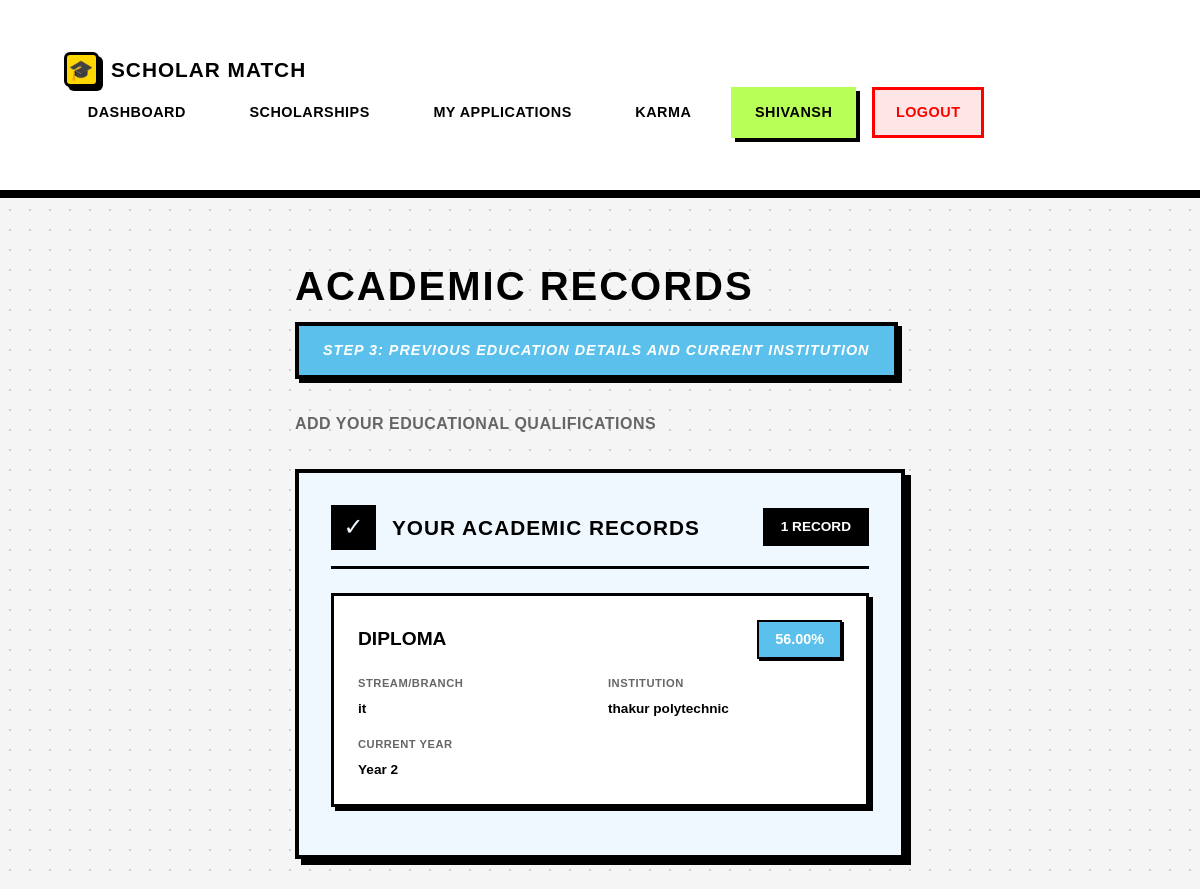
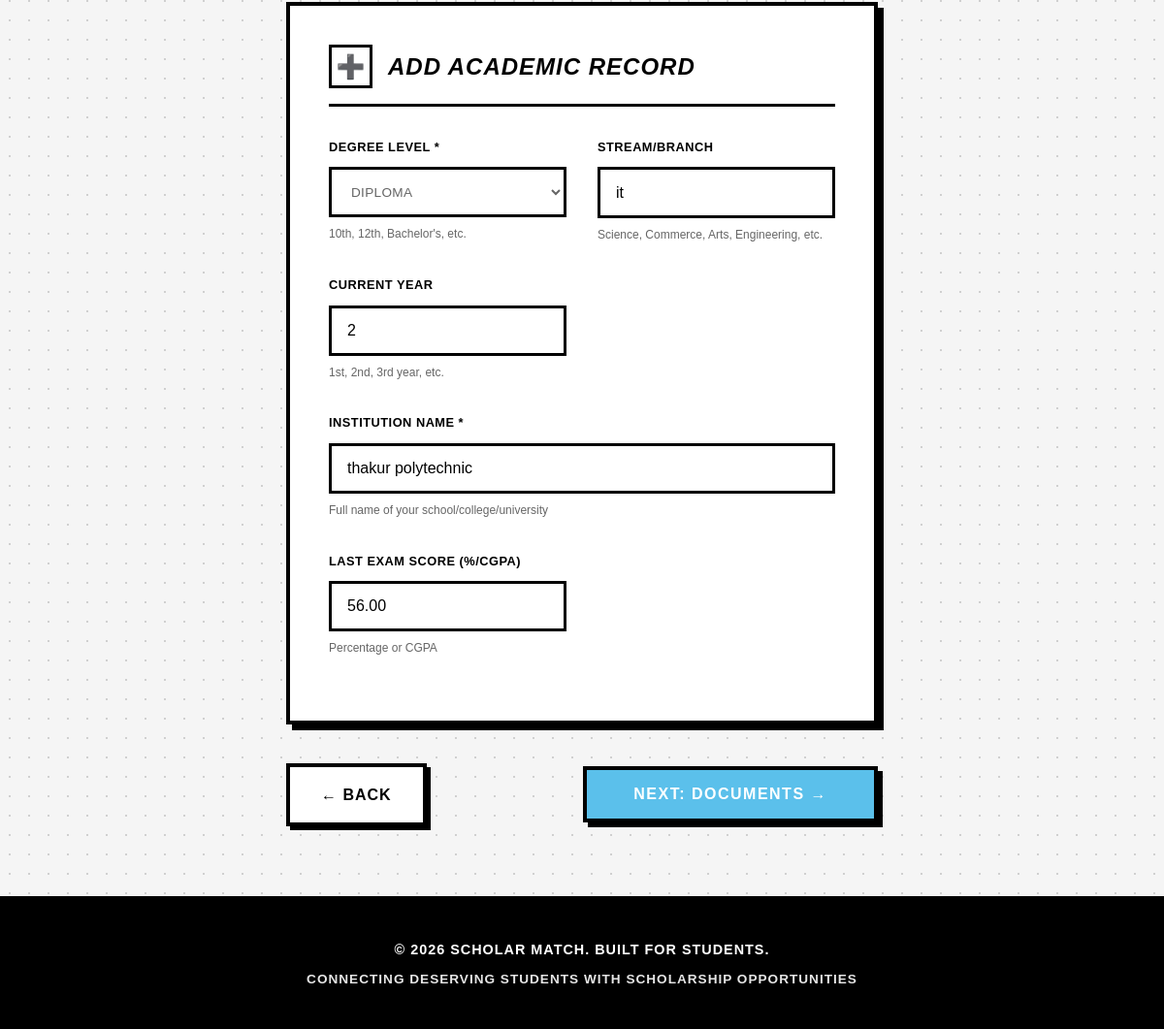
Page /accounts/otr/step4/ (signed in) on the committed database (2 pictures, top to bottom).
### users/models.py (models this page shows, shortened)
class User(AbstractUser):
    is_student = models.BooleanField(default=True)
    is_moderator = models.BooleanField(default=False)
    is_organization = models.BooleanField(default=False)

class AcademicRecord(models.Model):
    student = models.ForeignKey(StudentProfile, on_delete=models.CASCADE, related_name='academic_records')
    degree_level = models.CharField(max_length=50, choices=[
        ('10th', '10th Grade'),
        ('12th', '12th Grade'),
        ('Diploma', 'Diploma'),
        ('UG', 'Undergraduate'),
        ('PG', 'Postgraduate'),
        ('PhD', 'Doctorate')
    ])
    stream = models.CharField(max_length=100, blank=True, help_text="E.g., Science, Commerce, Engineering")
    institution_name = models.CharField(max_length=255)
    current_year = models.IntegerField(null=True, blank=True, help_text="Current year of study")
    last_exam_score = models.DecimalField(max_digits=5, decimal_places=2, null=True, blank=True, help_text="Percentage or CGPA")

### users/otr_views.py (the view)
# urls.py: path('otr/step4/',        otr_views.otr_step4,        name='otr_step4'),
@login_required
def otr_step4(request):
    profile = request.user.studentprofile
    existing_records = profile.academic_records.all()
    if request.method == 'POST':
        form = OTRStep4Form(request.POST)
        if form.is_valid():
            existing_records.delete()
            academic_record = form.save(commit=False)
            academic_record.student = profile
            academic_record.save()
            profile.otr_step = max(profile.otr_step, 5)
            profile.profile_completion = max(profile.profile_completion, 45)
            profile.save()
            messages.success(request, 'Academic information saved successfully!')
            return redirect('otr_step5')
    else:
        latest = existing_records.order_by('-id').first()
        form = OTRStep4Form(instance=latest) if latest else OTRStep4Form()
    return render(request, 'users/otr/step4_academic.html', {
        'form': form, 'profile': profile,
        'existing_records': existing_records, 'step': 4
    })

### users/forms.py
class OTRStep4Form(forms.ModelForm):
    class Meta:
        model = AcademicRecord
        fields = ['degree_level', 'stream', 'institution_name', 'current_year', 'last_exam_score']

### users/templates/users/otr/step4_academic.html (shortened to what this page needs)
{% extends 'base.html' %}
{% block content %}
<div class="otr-page-container">
    <main class="otr-main-content">
        <div class="page-header">
            <h1 class="page-title">Academic Records</h1>
            <div class="step-indicator">
                <div class="step-indicator-text">Step 3: Previous Education Details and Current Institution</div>
            </div>
            <p class="page-subtitle">Add your educational qualifications</p>
        </div>
        {% if existing_records %}
        <div class="records-section">
            <div class="records-header">
                <div class="records-title">
                    <div class="records-icon">✓</div>
                    <h3 class="records-title-text">Your Academic Records</h3>
                </div>
                <div class="records-count">{{ existing_records|length }} Record{% if existing_records|length != 1 %}s{% endif %}</div>
            </div>
            {% for record in existing_records %}
            <div class="record-item">
                <div class="record-header">
                    <div class="record-degree">{{ record.degree_level }}</div>
                    <div class="record-score">{{ record.last_exam_score }}%</div>
                </div>
                <div class="record-details">
                    <div class="record-detail-item">
                        <div class="record-detail-label">Stream/Branch</div>
                        <div class="record-detail-value">{{ record.stream }}</div>
                    </div>
                    <div class="record-detail-item">
                        <div class="record-detail-label">Institution</div>
                        <div class="record-detail-value">{{ record.institution_name }}</div>
                    </div>
                    <div class="record-detail-item">
                        <div class="record-detail-label">Current Year</div>
                        <div class="record-detail-value">Year {{ record.current_year }}</div>
                    </div>
                </div>
            </div>
            {% endfor %}
        </div>
        {% endif %}
        <form method="post">
            <div class="form-section">
                <div class="section-header">
                    <div class="section-icon">➕</div>
                    <h3 class="section-title">Add Academic Record</h3>
                </div>
                <div class="form-grid">
                    <div class="form-group">
                        <label for="{{ form.degree_level.id_for_label }}">Degree Level *</label>
                        {{ form.degree_level }}
                        <p class="help-text">10th, 12th, Bachelor's, etc.</p>
                    </div>
                    <div class="form-group">
                        <label for="{{ form.stream.id_for_label }}">Stream/Branch</label>
                        {{ form.stream }}
                        <p class="help-text">Science, Commerce, Arts, Engineering, etc.</p>
                    </div>
                    <div class="form-group">
                        <label for="{{ form.current_year.id_for_label }}">Current Year</label>
                        {{ form.current_year }}
                        <p class="help-text">1st, 2nd, 3rd year, etc.</p>
                    </div>
                    <div class="form-group form-grid-half">
                        <label for="{{ form.institution_name.id_for_label }}">Institution Name *</label>
                        {{ form.institution_name }}
                        <p class="help-text">Full name of your school/college/university</p>
                    </div>
                    <div class="form-group">
                        <label for="{{ form.last_exam_score.id_for_label }}">Last Exam Score (%/CGPA)</label>
                        {{ form.last_exam_score }}
                        <p class="help-text">Percentage or CGPA</p>
                    </div>
                </div>
            </div>
            <div class="button-group">
                <a href="{% url 'otr_step3' %}" class="btn-back">← Back</a>
                <button type="submit" class="btn-next">Next: Documents →</button>
            </div>
        </form>
    </main>
</div>
{% endblock %}

### templates/base.html (shortened to what this page needs)
<!DOCTYPE html>
<html lang="en">
<head>
</head>
<body>
    <nav>
        <div class="container">
            <a href="/" class="logo">
                <div class="logo-icon">🎓</div>
                <span>Scholar Match</span>
            </a>
            <ul>
                {% if user.is_authenticated %}
                {% if user.is_student %}
                <li><a href="{% url 'student_dashboard' %}">Dashboard</a></li>
                <li><a href="{% url 'scholarships:scholarship_list' %}">Scholarships</a></li>
                <li><a href="{% url 'applications:my_applications' %}">My Applications</a></li>
                <li><a href="{% url 'karma:karma_dashboard' %}">Karma</a></li>
                {% elif user.is_organization %}
                <li><a href="{% url 'funder_portal:funder_dashboard' %}">Dashboard</a></li>
                <li><a href="{% url 'funder_portal:create_scholarship' %}">Create Scholarship</a></li>
                <li><a href="{% url 'funder_portal:view_applications' %}">Applications</a></li>
                {% elif user.is_moderator %}
                <li><a href="{% url 'moderator_dashboard' %}">Dashboard</a></li>
                <li><a href="{% url 'moderator_add_scholarship' %}">Add Scholarship</a></li>
                <li><a href="{% url 'karma:moderator_overview' %}">Karma Review</a></li>
                {% endif %}
                <li>
                    <span class="user-info">{{ user.username }}</span>
                </li>
                <li><a href="{% url 'logout' %}" class="logout-btn">Logout</a></li>
                {% else %}
                <li><a href="{% url 'login' %}">Login</a></li>
                {% endif %}
            </ul>
        </div>
    </nav>
    <div class="container">
        {% block content %}
        {% endblock %}
    </div>
    <footer>
        <p>&copy; 2026 Scholar Match. Built for Students.</p>
        <p style="margin-top: 0.5rem; font-size: 0.85rem; opacity: 0.9;">Connecting Deserving Students with Scholarship
            Opportunities</p>
    </footer>
</body>
</html>

### templates/base.html (style rules this page uses)
* { margin: 0; padding: 0; box-sizing: border-box; }
:root { --primary-yellow: #FFD700; --neon-green: #B8FF57; --bright-blue: #0066FF; --black: #000000; --white: #FFFFFF; --light-gray: #f5f5f5; --text-gray: #666666; --border-black: #000000; --shadow-black: #000000; --bright-red: #FF0000; --bright-green: #00CC00; --bright-purple: #B8A4FF; --bright-orange: #FFA04A; }
body { font-family: 'Arial', 'Helvetica Neue', sans-serif; background: var(--light-gray); background-image: radial-gradient(circle, #d0d0d0 1px, transparent 1px); background-size: 20px 20px; color: var(--black); line-height: 1.6; min-height: 100vh; display: flex; flex-direction: column; }
nav { background: var(--white); border-bottom: 4px solid var(--black); padding: 0.75rem 2rem; box-shadow: 0 4px 0 var(--black); position: sticky; top: 0; z-index: 1000; }
nav .container { max-width: 1400px; margin: 0 auto; display: flex; justify-content: space-between; align-items: center; flex-wrap: wrap; }
nav .logo { color: var(--black); font-size: 1.3rem; font-weight: 900; text-decoration: none; display: flex; align-items: center; gap: 0.75rem; transition: all 0.2s ease; text-transform: uppercase; letter-spacing: 1px; font-family: 'Arial Black', sans-serif; }
nav .logo-icon { width: 35px; height: 35px; background: var(--primary-yellow); border: 3px solid var(--black); border-radius: 6px; display: flex; align-items: center; justify-content: center; font-size: 20px; box-shadow: 4px 4px 0 var(--black); }
nav ul { list-style: none; display: flex; gap: 1rem; align-items: center; flex-wrap: wrap; }
nav ul li a, nav ul li .user-info { color: var(--black); text-decoration: none; padding: 0.7rem 1.3rem; border-radius: 0; transition: all 0.2s ease; font-weight: 700; font-size: 0.9rem; display: block; text-transform: uppercase; letter-spacing: 0.5px; border: 3px solid transparent; }
nav .user-info { background: var(--neon-green); border: 3px solid var(--black); color: var(--black); padding: 0.7rem 1.5rem; font-weight: 900; box-shadow: 4px 4px 0 var(--black); font-family: 'Arial Black', sans-serif; }
nav .logout-btn { background: #FFE6E6; border: 3px solid var(--bright-red); color: var(--bright-red); font-weight: 900; }
.container { max-width: 1400px; margin: 0 auto; padding: 2.5rem 2rem; flex: 1; }
.form-group { margin-bottom: 1.5rem; }
.form-group label { display: block; margin-bottom: 0.5rem; color: var(--black); font-weight: 700; text-transform: uppercase; font-size: 0.85rem; letter-spacing: 0.5px; }
footer { background: var(--black); color: var(--white); text-align: center; padding: 2.5rem 2rem; margin-top: auto; border-top: 4px solid var(--black); }
footer p { font-weight: 700; text-transform: uppercase; letter-spacing: 1px; font-size: 0.9rem; }

### rows in the picture
User: username "SHIVANSH"
AcademicRecord: degree_level "DIPLOMA", last_exam_score "56.00", stream "it", institution_name "thakur polytechnic", current_year "2", degree_level "Diploma"

### other values in the picture
{{ existing_records|length }} "1"
